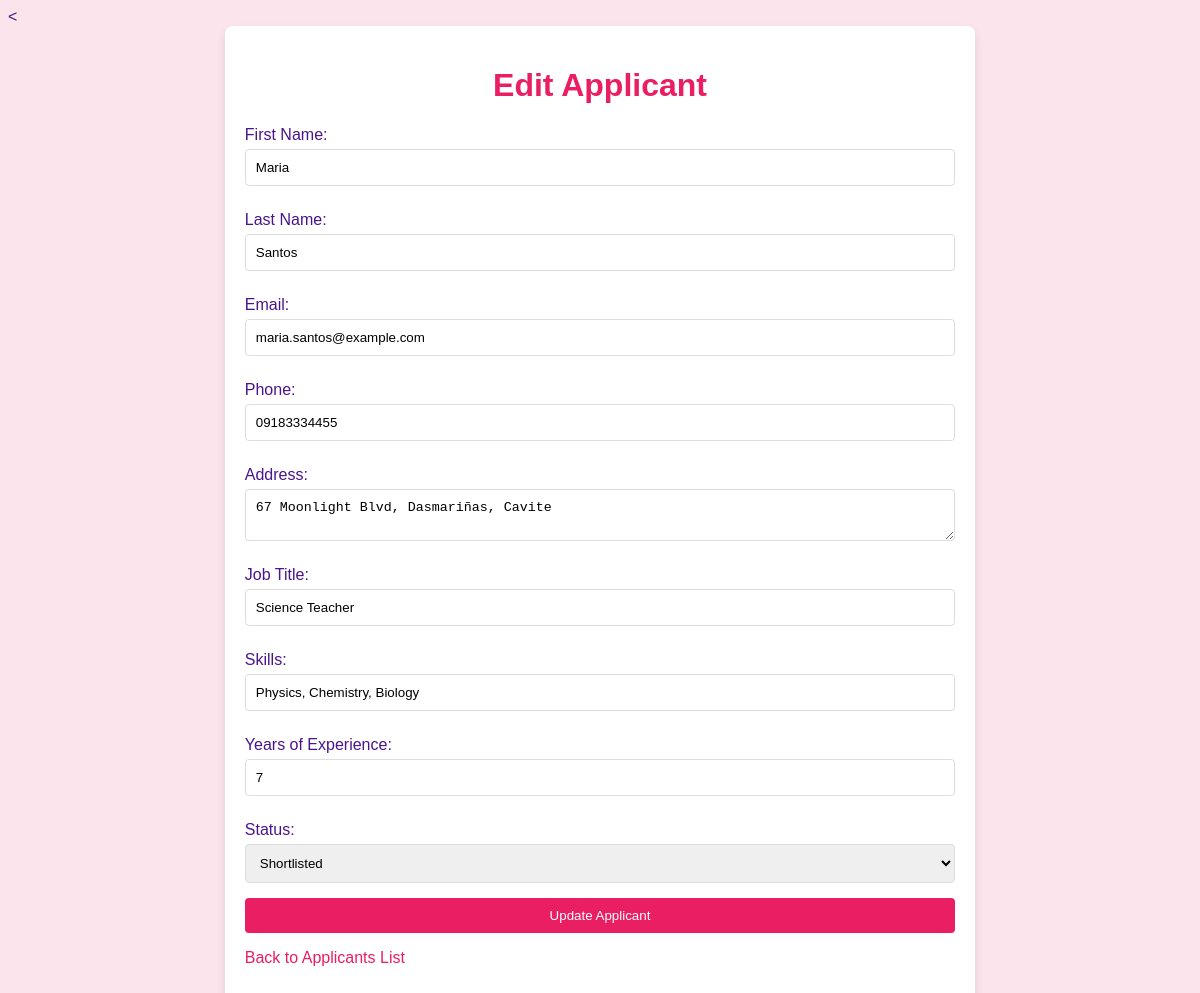
Page /editApplicant.php?id=2 on the committed database.
### tables this page shows
CREATE TABLE applicants (
    id INT AUTO_INCREMENT PRIMARY KEY,
    first_name VARCHAR(100) NOT NULL,
    last_name VARCHAR(100) NOT NULL,
    email VARCHAR(255) UNIQUE NOT NULL,
    phone VARCHAR(20) NOT NULL,
    address TEXT NOT NULL,
    job_title VARCHAR(100) NOT NULL,
    skills TEXT NOT NULL,
    years_of_experience INT NOT NULL,
    status ENUM('Pending', 'Shortlisted', 'Rejected', 'Hired') DEFAULT 'Pending',
    added_by VARCHAR(100) NOT NULL,
    last_updated TIMESTAMP DEFAULT CURRENT_TIMESTAMP ON UPDATE CURRENT_TIMESTAMP
);

### models.php (called while the page is built, shortened)
<?php
function fetchApplicantById($pdo, $id)
{
    $stmt = $pdo->prepare("SELECT * FROM applicants WHERE id = ?");
    $stmt->execute([$id]);
    return $stmt->fetch(PDO::FETCH_ASSOC);
}

### editapplicant.php (the view, shortened to what this page needs)
<<?php
    require_once './core/dbConfig.php';
    require_once './core/models.php';
    $id = isset($_GET['id']) ? intval($_GET['id']) : null;
    $applicant = fetchApplicantById($pdo, $id);
    $first_name = $applicant['first_name'];
    $last_name = $applicant['last_name'];
    ?>
    <!DOCTYPE html>
    <html lang="en">
    <head>
    </head>
    <body>
        <div class="container">
            <h1>Edit Applicant</h1>
            <form method="POST" class="form-container">
                <label for="first_name">First Name:</label>
                <input type="text" id="first_name" name="first_name" value="<?= htmlspecialchars($first_name) ?>" required>
                <label for="last_name">Last Name:</label>
                <input type="text" id="last_name" name="last_name" value="<?= htmlspecialchars($last_name) ?>" required>
                <label for="email">Email:</label>
                <input type="email" id="email" name="email" value="<?= htmlspecialchars($applicant['email']) ?>" required>
                <label for="phone">Phone:</label>
                <input type="text" id="phone" name="phone" value="<?= htmlspecialchars($applicant['phone']) ?>" required>
                <label for="address">Address:</label>
                <textarea id="address" name="address" required><?= htmlspecialchars($applicant['address']) ?></textarea>
                <label for="job_title">Job Title:</label>
                <input type="text" id="job_title" name="job_title" value="<?= htmlspecialchars($applicant['job_title']) ?>" required>
                <label for="skills">Skills:</label>
                <input type="text" id="skills" name="skills" value="<?= htmlspecialchars($applicant['skills']) ?>" required>
                <label for="years_of_experience">Years of Experience:</label>
                <input type="number" id="years_of_experience" name="years_of_experience" value="<?= htmlspecialchars($applicant['years_of_experience']) ?>" required>
                <label for="status">Status:</label>
                <select name="status" id="status" required>
                    <option value="Shortlisted" <?= $applicant['status'] == 'Shortlisted' ? 'selected' : '' ?>>Shortlisted</option>
                </select>
                <button type="submit">Update Applicant</button>
            </form>
            <p><a href="index.php">Back to Applicants List</a></p>
        </div>
    </body>
    </html>

### editapplicant.php (style rules this page uses)
body { font-family: Arial, sans-serif; background-color: #fce4ec; color: #4a148c; }
.container { width: 60%; margin: auto; padding: 20px; background-color: #fff; border-radius: 8px; box-shadow: 0 4px 8px rgba(0, 0, 0, 0.1); }
h1 { text-align: center; color: #e91e63; }
label { display: block; margin: 10px 0 5px; }
input, textarea, select { width: 100%; padding: 10px; margin-bottom: 15px; border: 1px solid #ddd; border-radius: 4px; }
button { background-color: #e91e63; color: white; padding: 10px 20px; border: none; border-radius: 4px; cursor: pointer; width: 100%; }
.form-container { margin-top: 20px; }
a { color: #e91e63; text-decoration: none; }

### rows in the picture
applicants: first_name "Maria", last_name "Santos", email "maria.santos@example.com", phone "09183334455", address "67 Moonlight Blvd, Dasmariñas, Cavite", job_title "Science Teacher", skills "Physics, Chemistry, Biology", years_of_experience "7", status "Shortlisted"
